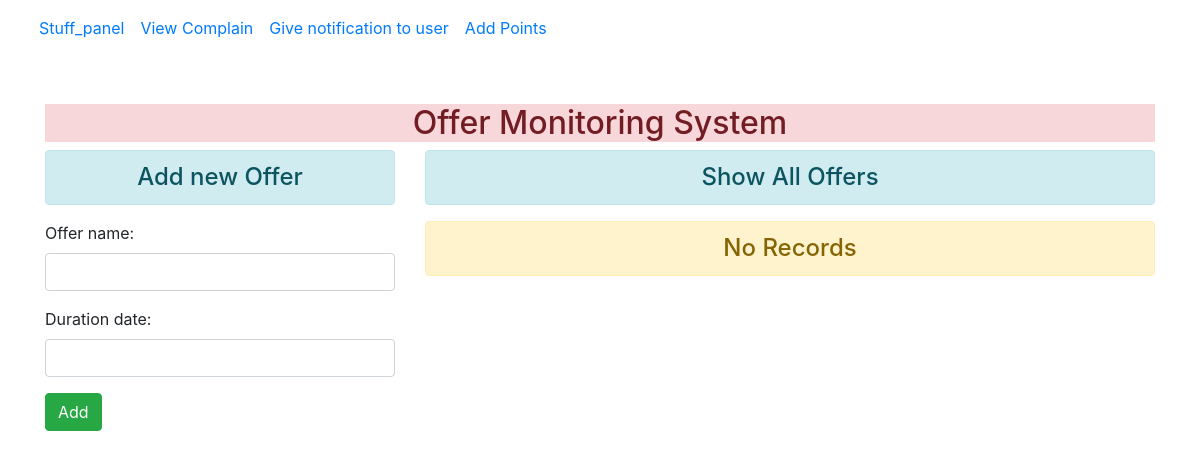
Page /stuff_panel/ on the earlier database version.
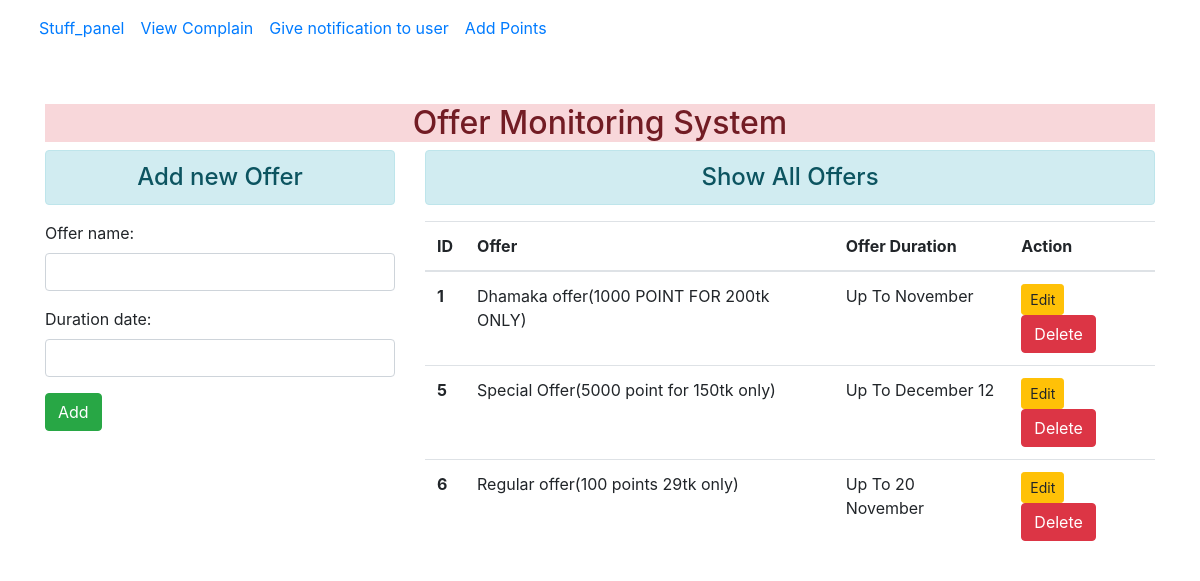
Same page on the later database version.
### stuff_panel/models.py (models this page shows)
class OfferTable(models.Model):
    offer_name=models.CharField(max_length=100)
    duration_date=models.CharField(max_length=100)

### stuff_panel/views.py (the view)
# urls.py: path('stuff_panel/', views.add_show, name="addandshow"),
def add_show(request):
    if request.method == 'POST':
        fm= Massage(request.POST)
        offer_name = request.POST['offer_name']
        print(offer_name)
        duration_date = request.POST['duration_date']
        reg=OfferTable(offer_name=offer_name, duration_date=duration_date)
        reg.save()
        fm= Massage()
    else:
        fm= Massage()
    alldata=OfferTable.objects.all()
    return render(request, 'stuff_panel/addandshow.html',{'form' : fm,'alldata':alldata})

### stuff_panel/forms.py
class Massage(forms.ModelForm):
    class Meta:
        model = OfferTable
        fields = ['offer_name', 'duration_date']
        widgets={
            'offer_name': forms.TextInput(attrs={'class':'form-control'}),
            'duration_date': forms.TextInput(attrs={'class':'form-control'}),
        }

### stuff_panel/templates/stuff_panel/addandshow.html (shortened to what this page needs)
{% extends 'stuff_panel/base.html' %}
{% block content %}
<div class="row">
    <div class="col-sm-4">
        <h4 class="text-center alert alert-info"> Add new Offer </h4>
        <form action="" method="POST">
            {{form.as_p}}
            <input type="submit" class="btn btn-success" value="Add">
        </form>
    </div>
    <div class="col-sm-8">
        <h4 class="text-center alert alert-info"> Show All Offers </h4>
        {% if alldata %}
            <table class="table table-hover">
                <thead>
                  <tr>
                    <th scope="col">ID</th>
                    <th scope="col">Offer</th>
                    <th scope="col">Offer Duration</th>
                    <th scope="col">Action</th>
                  </tr>
                </thead>
                <tbody>
                  {% for i in alldata %}
                  <tr>
                    <th scope="row">{{i.id}}</th>
                    <td>{{i.offer_name}}</td>
                    <td>{{i.duration_date}}</td>
                    <td>
                    <a href="{% url 'updatedata' i.id %}" class="btn btn-warning btn-sm">Edit</a>
                    <form action="{% url 'deletedata' i.id %}" method="POST" class="d-inline"> {% csrf_token %}
                        <input type="submit" class="btn btn-danger" value="Delete">
                    </form>
                    </td>
                  </tr>
                  {% endfor %}
                </tbody>
              </table>
        {% else %}
            <h4 class="text-center alert alert-warning"> No Records </h4>
        {% endif %}
    </div>
</div>
{% endblock content %}

Differences in the rows shown:
added OfferTable: id "1", offer_name "Dhamaka offer(1000 POINT FOR 200tk ONLY)", duration_date "Up To November"
added OfferTable: id "5", offer_name "Special Offer(5000 point for 150tk only)", duration_date "Up To December 12"
added OfferTable: id "6", offer_name "Regular offer(100 points 29tk only)", duration_date "Up To 20 November"
Other differences:
text no longer shown: "No Records"
text now shown: "ID Offer Offer Duration Action"
